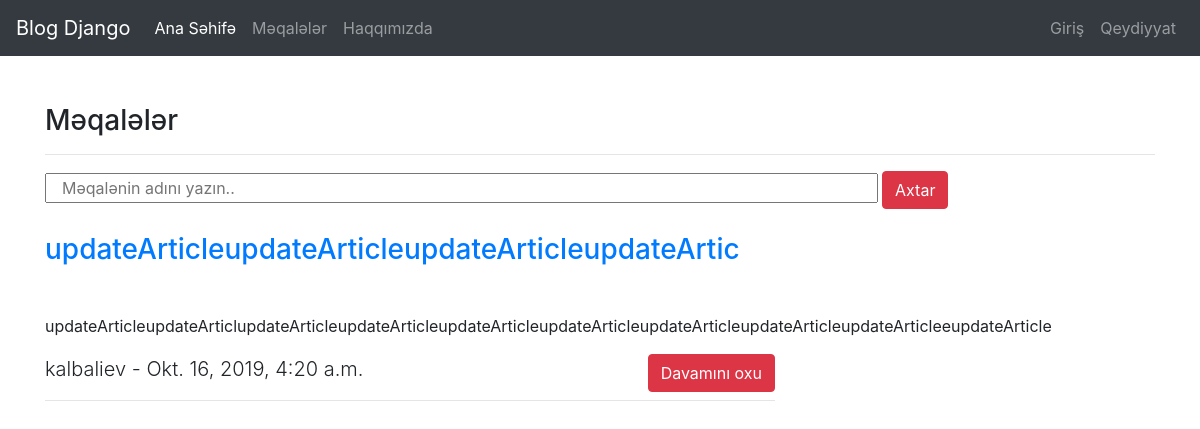
The app's page /articles/ with its own data.
### article/models.py (models this page shows, shortened)
class Article(models.Model):
    author=models.ForeignKey("auth.User",on_delete=models.CASCADE,verbose_name="Yazar")
    title=models.CharField(max_length=50,verbose_name="Başlıq")
    content=RichTextField("Məzmun")
    article_image=models.FileField(blank=True,null=True,verbose_name="Şəkil")
    created_at=models.DateTimeField(auto_now_add=True,verbose_name="Yaradılma Tarixi")
    updated_at=models.DateTimeField(auto_now_add=True,verbose_name="Yenilənmə Tarixi")
    class Meta: # tarixe gore siralama
        ordering = ['-created_at']

### article/views.py (the view)
# urls.py: path('', views.articles,name="articles"),
def articles(request):
    keyword=request.GET.get("keyword")
    if keyword:
        articles=Article.objects.filter(title__contains=keyword) #like sql emeliyati
        return render(request,"articles.html",{"articles":articles})
    articles=Article.objects.all()
    return render(request,"articles.html",{"articles":articles})

### templates/articles.html (shortened to what this page needs)
{% extends "layout.html" %}
{% block body %}
    <h3 class="mt-5">Məqalələr</h3>
    <hr>
    {% if articles %}
            <form >
            <input type="text" name="keyword" max-length="50" placeholder="Məqalənin adını yazın.." class="col-md-9">
            <button type="submit" class="btn btn-danger">Axtar</button>
            </form>
        {% for article in articles %}
            <div class="row">
            <div class="col-lg-8">
            <h3 class="mt-4"><a href="{% url 'article:articledetail' article.id  %}">{{article.title}}</a></h3>
             <p class="lead">{{article.content|safe|truncatewords:5}} <a style="float:right" class="btn btn-danger" href="{% url 'article:articledetail' article.id  %}">Davamını oxu</a></p>
            <p class="lead">
             {{article.author.username}} - {{article.created_at}}
            </p>
        <hr>
        <br>
    </div>
</div>
        {% endfor %}
    {% else %}
    <div class="alert alert-warning" >Məqalə tapılmadı..</div>
    {% endif %}
{% endblock body %}

### records on screen
Article: title "updateArticleupdateArticleupdateArticleupdateArtic", content "updateArticleupdateArticlupdateArticleupdateArticleupdateArticleupdateArticleupdateArticleupdateArticleupdateArticleeupdateArticle", author.username "kalbaliev", created_at "Okt. 16, 2019, 4:20 a.m."
